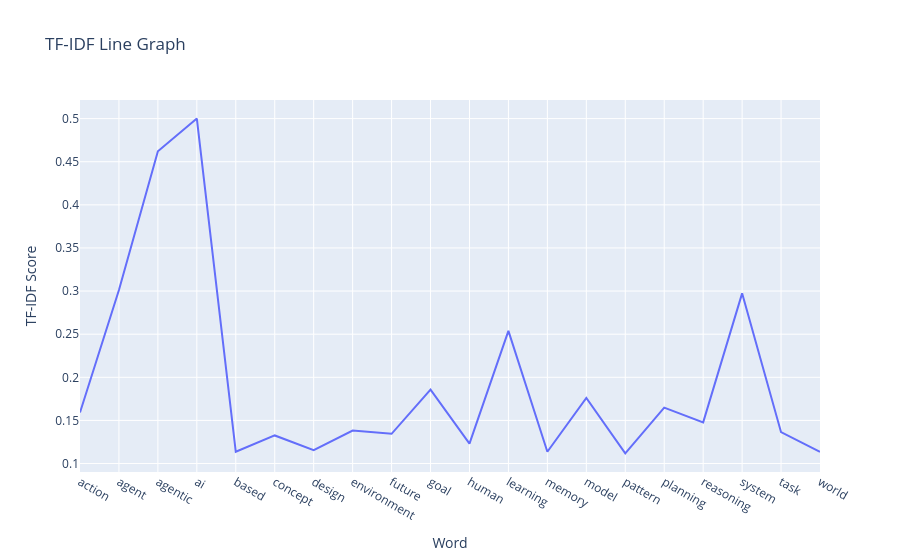

This figure's notebook cell:
### Code cell
fig = px.line(
    tfidf_df,
    x="Word",
    y="TF-IDF Score",
    title="TF-IDF Line Graph"
)

fig.show()

### Figure 1 — Plotly figure (JSON) as saved in the notebook; plotly's stock layout.template omitted (floating-point values rounded to 4 significant figures)
{"data": [{"hovertemplate": "Word=%{x}<br>TF-IDF Score=%{y}<extra></extra>", "legendgroup": "", "line": {"color": "#636efa", "dash": "solid"}, "marker": {"symbol": "circle"}, "mode": "lines", "name": "", "orientation": "v", "showlegend": false, "type": "scatter", "x": ["action", "agent", "agentic", "ai", "based", "concept", "design", "environment", "future", "goal", "human", "learning", "memory", "model", "pattern", "planning", "reasoning", "system", "task", "world"], "xaxis": "x", "y": [0.1591, 0.3011, 0.4621, 0.5, 0.1136, 0.1326, 0.1155, 0.1383, 0.1345, 0.1856, 0.1231, 0.2538, 0.1136, 0.1761, 0.1117, 0.1648, 0.1477, 0.2974, 0.1364, 0.1136], "yaxis": "y"}], "layout": {"legend": {"tracegroupgap": 0}, "title": {"text": "TF-IDF Line Graph"}, "xaxis": {"anchor": "y", "domain": [0, 1], "title": {"text": "Word"}}, "yaxis": {"anchor": "x", "domain": [0, 1], "title": {"text": "TF-IDF Score"}}}}
